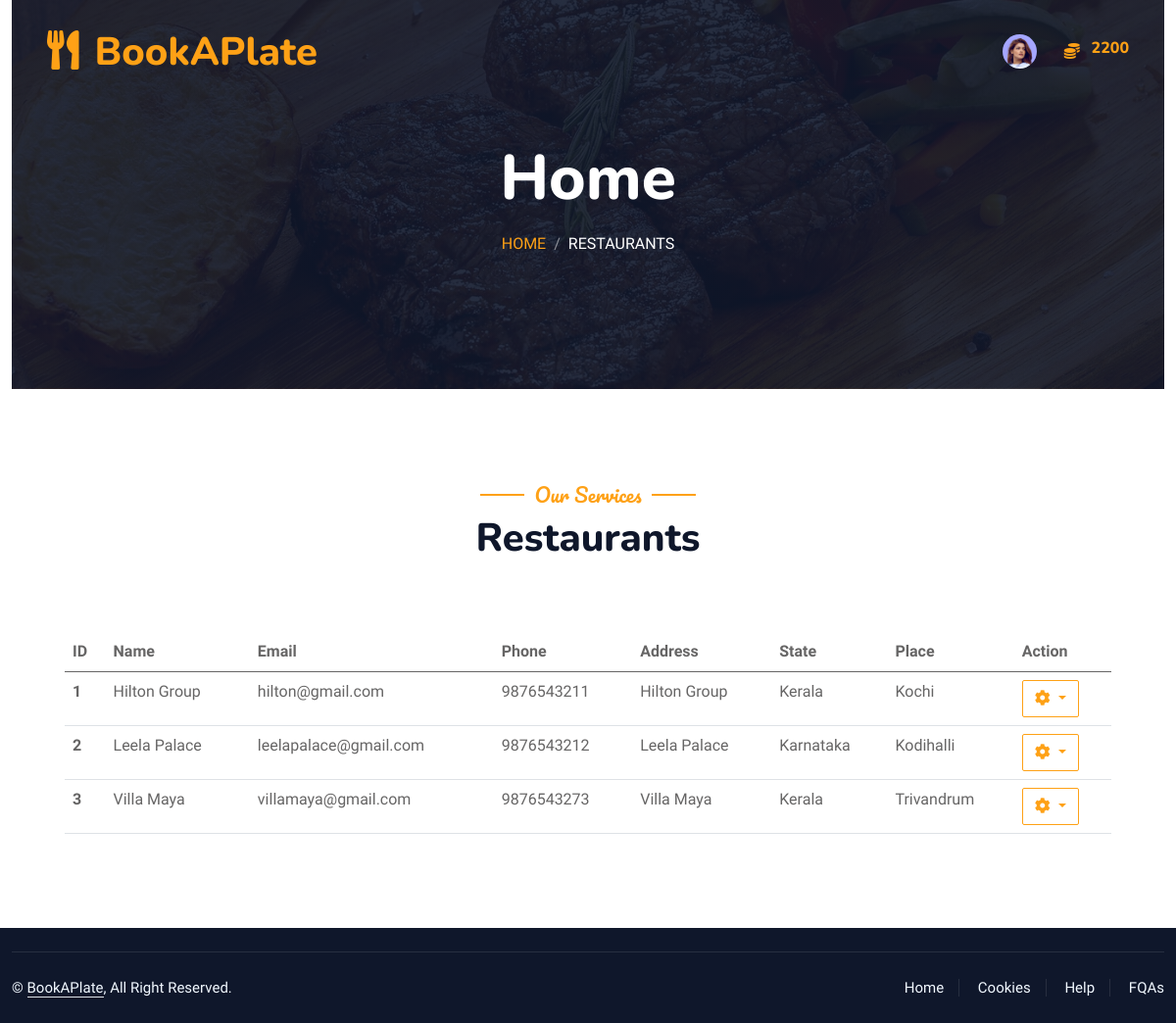
Page /customer_user/restaurants/ (signed in) on the committed database.
### admin_workbench/models.py (models this page shows)
class Customer(models.Model):
    customer_id = models.AutoField(primary_key=True)
    phone = models.CharField(max_length=13, unique=True)
    address = models.CharField(max_length=100)
    place = models.CharField(max_length=100)
    STATES_CHOICES = [
    ('','Select State'),
    ('Andhra Pradesh', 'Andhra Pradesh'),
    ('Arunachal Pradesh', 'Arunachal Pradesh'),
    ('Assam', 'Assam'),
    ('Bihar', 'Bihar'),
    ('Chhattisgarh', 'Chhattisgarh'),
    ('Goa', 'Goa'),
    ('Gujarat', 'Gujarat'),
    ('Haryana', 'Haryana'),
    ('Himachal Pradesh', 'Himachal Pradesh'),
    ('Jharkhand', 'Jharkhand'),
    ('Karnataka', 'Karnataka'),
    ('Kerala', 'Kerala'),
    ('Madhya Pradesh', 'Madhya Pradesh'),
    ('Maharashtra', 'Maharashtra'),
    ('Manipur', 'Manipur'),
    ('Meghalaya', 'Meghalaya'),
    ('Mizoram', 'Mizoram'),
    ('Nagaland', 'Nagaland'),
    ('Odisha', 'Odisha'),
    ('Punjab', 'Punjab'),
    ('Rajasthan', 'Rajasthan'),
    ('Sikkim', 'Sikkim'),
    ('Tamil Nadu', 'Tamil Nadu'),
    ('Telangana', 'Telangana'),
    ('Tripura', 'Tripura'),
    ('Uttar Pradesh', 'Uttar Pradesh'),
    ('Uttarakhand', 'Uttarakhand'),
    ('West Bengal', 'West Bengal')
]
    state = models.CharField(max_length=100, choices=STATES_CHOICES,default='Kerala')
    status = models.CharField(max_length=10, default='Active')
    profile_photo = models.ImageField(upload_to='profile_pictures/', null=True)
    id_proof = models.ImageField(upload_to='customer_identifier/', null=True)
    user = models.OneToOneField(User, on_delete=models.CASCADE)

class Coins(models.Model):
    coin_id = models.AutoField(primary_key=True)
    coin_quantity = models.IntegerField(default= 2000)
    user = models.ForeignKey(Customer,on_delete=models.CASCADE)

class Restaurant(models.Model):
    restaurant_id = models.AutoField(primary_key=True)
    phone = models.CharField(max_length=13, unique=True)
    address = models.CharField(max_length=100)
    place = models.CharField(max_length=100)
    STATES_CHOICES = [
    ('','Select State'),
    ('Andhra Pradesh', 'Andhra Pradesh'),
    ('Arunachal Pradesh', 'Arunachal Pradesh'),
    ('Assam', 'Assam'),
    ('Bihar', 'Bihar'),
    ('Chhattisgarh', 'Chhattisgarh'),
    ('Goa', 'Goa'),
    ('Gujarat', 'Gujarat'),
    ('Haryana', 'Haryana'),
    ('Himachal Pradesh', 'Himachal Pradesh'),
    ('Jharkhand', 'Jharkhand'),
    ('Karnataka', 'Karnataka'),
    ('Kerala', 'Kerala'),
    ('Madhya Pradesh', 'Madhya Pradesh'),
    ('Maharashtra', 'Maharashtra'),
    ('Manipur', 'Manipur'),
    ('Meghalaya', 'Meghalaya'),
    ('Mizoram', 'Mizoram'),
    ('Nagaland', 'Nagaland'),
    ('Odisha', 'Odisha'),
    ('Punjab', 'Punjab'),
    ('Rajasthan', 'Rajasthan'),
    ('Sikkim', 'Sikkim'),
    ('Tamil Nadu', 'Tamil Nadu'),
    ('Telangana', 'Telangana'),
    ('Tripura', 'Tripura'),
    ('Uttar Pradesh', 'Uttar Pradesh'),
    ('Uttarakhand', 'Uttarakhand'),
    ('West Bengal', 'West Bengal')
]
    state = models.CharField(max_length=100, choices=STATES_CHOICES, default='Kerala')
    status = models.CharField(max_length=10, default='Inactive')
    profile_photo = models.ImageField(upload_to='restaurant_profile/', null=True)
    pancard = models.ImageField(upload_to='business_pan/', null=True)
    description = models.TextField()
    fssai_registration_number = models.DecimalField(max_digits=14, unique=True, decimal_places=0)
    license_number = models.CharField(max_length=100, unique=True)
    user = models.OneToOneField(User, on_delete=models.CASCADE)

### customer/views.py (the view)
# urls.py: path('restaurants/', RestaurantListView, name='restaurants'),
@login_required
def RestaurantListView(request):
    logged_user, customer, coins = get_customer_and_coins(request)
    restaurants = Restaurant.objects.filter(status='Active')
    context = {
        'logged_user': logged_user,
        'customer': customer,
        'restaurants': restaurants,
        'coins': coins,
    }
    return render(request, 'customer/restaurants.html', context)

### customer/views.py (called while the page is built)
@login_required
def get_customer_and_coins(request):
    logged_user = request.user
    customer = get_object_or_404(Customer, user=logged_user)
    coins = get_object_or_404(Coins, user=customer)
    return logged_user, customer, coins

### customer/templates/customer/restaurants.html (shortened to what this page needs)
{% extends 'customer/base.html'%} {% load static %}  {% block content %}
<div class="container-xxl position-relative p-0">
  <div class="container-xxl py-5 bg-dark hero-header mb-5">
    <div class="container text-center my-5 pt-5 pb-4">
      <h1 class="display-3 text-white mb-3 animated slideInDown">Home</h1>
      <nav aria-label="breadcrumb">
        <ol class="breadcrumb justify-content-center text-uppercase">
          <li class="breadcrumb-item"><a href="#">Home</a></li>
          <li class="breadcrumb-item text-white active" aria-current="page">
            Restaurants
          </li>
        </ol>
      </nav>
    </div>
  </div>
</div>
<div class="container-xxl py-5">
  <div class="container">
    <div class="text-center wow fadeInUp" data-wow-delay="0.1s">
      <h5 class="section-title ff-secondary text-center text-primary fw-normal">
        Our Services
      </h5>
      <h1 class="mb-5">Restaurants</h1>
    </div>
    <div class="row g-4">
      <div class="col-lg-12 col-sm-12 wow fadeInUp" data-wow-delay="0.1s">
        <div class="p-4">
          <div class="table-responsive-sm">
            <table class="table">
              <thead>
                <tr>
                  <th scope="col">ID</th>
                  <th scope="col">Name</th>
                  <th scope="col">Email</th>
                  <th scope="col">Phone</th>
                  <th scope="col">Address</th>
                  <th scope="col">State</th>
                  <th scope="col">Place</th>
                  <th scope="col">Action</th>
                </tr>
              </thead>
              <tbody>
                {% if restaurants %} {% for restaurant in restaurants %}
                <tr>
                  <th scope="row">{{ restaurant.restaurant_id }}</th>
                  <td>
                    {{restaurant.user.first_name}}&nbsp;{{restaurant.user.last_name}}
                  </td>
                  <td>{{restaurant.user.email}}</td>
                  <td>{{restaurant.phone}}</td>
                  <td>{{restaurant.address}}</td>
                  <td>{{restaurant.state}}</td>
                  <td>{{restaurant.place}}</td>
                  <td>
                    <div class="btn-group">
                      <button
                        type="button"
                        class="btn btn-outline-primary dropdown-toggle"
                        data-bs-toggle="dropdown"
                        aria-expanded="false"
                      >
                        <i class="fa fa-cog"></i>
                      </button>
                    </div>
                  </td>
                </tr>
                {% endfor %} {% else %}
                <tr>
                  <th scope="row" colspan="8" class="text-center">
                    <p>No records to display</p>
                  </th>
                </tr>
                {% endif %}
              </tbody>
            </table>
          </div>
        </div>
      </div>
    </div>
  </div>
</div>
{% endblock %}

### customer/templates/customer/base.html (shortened to what this page needs)
{% load static %}
<!DOCTYPE html>
<html lang="en">
  <head>
    <link
      href="https://cdnjs.cloudflare.com/ajax/libs/font-awesome/5.10.0/css/all.min.css"
      rel="stylesheet"
    />
    <link
      href="https://cdn.jsdelivr.net/npm/bootstrap-icons@1.4.1/font/bootstrap-icons.css"
      rel="stylesheet"
    />
    <link
      href="{% static 'book_a_plate/lib/animate/animate.min.css' %}"
      rel="stylesheet"
    />
    <link
      href="{% static 'book_a_plate/lib/owlcarousel/assets/owl.carousel.min.css' %}"
      rel="stylesheet"
    />
    <link
      href="{% static 'book_a_plate/lib/tempusdominus/css/tempusdominus-bootstrap-4.min.css' %}"
      rel="stylesheet"
    />
    <link
      href="{% static 'book_a_plate/css/bootstrap.min.css' %}"
      rel="stylesheet"
    />
    <link href="{% static 'book_a_plate/css/style.css' %}" rel="stylesheet" />
  </head>
  <body>
    <div class="container-xxl bg-white p-0">
      <div class="container-xxl position-relative p-0">
        <nav
          class="navbar navbar-expand-lg navbar-dark bg-dark px-4 px-lg-5 py-3 py-lg-0"
        >
          <a href="#" class="navbar-brand p-0">
            <h1 class="text-primary m-0">
              <i class="fa fa-utensils me-3"></i>BookAPlate
            </h1>
          </a>
          <div
            class="collapse navbar-collapse justify-content-end px-0"
            id="navbarNav"
          >
            <ul
              class="navbar-nav flex-row ms-auto align-items-center justify-content-end"
            >
              <li class="nav-item dropdown">
                <a
                  class="nav-link nav-icon-hover"
                  href="javascript:void(0)"
                  id="drop2"
                  data-bs-toggle="dropdown"
                  aria-expanded="false"
                >
                  {% if logged_user.is_authenticated and customer.profile_photo.url %}
                  <img
                    src="{{customer.profile_photo.url}}"
                    alt=""
                    width="35"
                    height="35"
                    class="rounded-circle"
                  />
                  {% else %}
                  <i class="fa fa-list"></i>
                  {% endif %}
                </a>
              </li>
              <li class="nav-item">
                <span>&nbsp;&nbsp;&nbsp;&nbsp;&nbsp;&nbsp;</span>
                <label class="text-primary">
                  <i class="fa fa-coins"></i>
                </label>
                <span>&nbsp;&nbsp;</span>
              </li>
              <li class="nav-item">
                <label class="text-primary">
                  <h6 class="text-primary">{{coins.coin_quantity}}</h6>
                </label>
              </li>
            </ul>
          </div>
        </nav>
      </div>
      <div class="container-fluid">{% block content %} {% endblock %}</div>
      <div
        class="container-fluid bg-dark text-light footer pt-4 mt-2 wow fadeIn"
        data-wow-delay="0.1s"
      >
        <div class="copyright">
          <div class="row">
            <div class="col-md-6 text-center text-md-start mb-3 mb-md-0">
              &copy; <a class="border-bottom" href="#">BookAPlate</a>, All Right
              Reserved.
            </div>
            <div class="col-md-6 text-center text-md-end">
              <div class="footer-menu">
                <a href="#">Home</a>
                <a href="#">Cookies</a>
                <a href="#">Help</a>
                <a href="#">FQAs</a>
              </div>
            </div>
          </div>
        </div>
      </div>
    </div>
  </body>
</html>

### static/book_a_plate/css/style.css (style rules this page uses)
:root { --primary: #FEA116; --light: #F1F8FF; --dark: #0F172B; }
.ff-secondary { font-family: 'Pacifico', cursive; }
.btn { font-family: 'Nunito', sans-serif; font-weight: 500; text-transform: uppercase; transition: .5s; }
.navbar-dark .navbar-nav .nav-link { position: relative; margin-left: 25px; padding: 35px 0; font-size: 15px; color: var(--light) !important; text-transform: uppercase; font-weight: 500; outline: none; transition: .5s; }
@media (min-width: 992px) { .navbar-dark { position: absolute; width: 100%; top: 0; left: 0; z-index: 999; background: transparent !important; } }
.hero-header { background: linear-gradient(rgba(15, 23, 43, .9), rgba(15, 23, 43, .9)), url(../img/bg-hero.jpg); background-position: center center; background-repeat: no-repeat; background-size: cover; }
.breadcrumb-item + .breadcrumb-item::before { color: rgba(255, 255, 255, .5); }
.section-title { position: relative; display: inline-block; }
.section-title::before { position: absolute; content: ""; width: 45px; height: 2px; top: 50%; left: -55px; margin-top: -1px; background: var(--primary); }
.section-title::after { position: absolute; content: ""; width: 45px; height: 2px; top: 50%; right: -55px; margin-top: -1px; background: var(--primary); }
.footer .copyright { padding: 25px 0; font-size: 15px; border-top: 1px solid rgba(256, 256, 256, .1); }
.footer .copyright a { color: var(--light); }
.footer .footer-menu a { margin-right: 15px; padding-right: 15px; border-right: 1px solid rgba(255, 255, 255, .1); }
.footer .footer-menu a:last-child { margin-right: 0; padding-right: 0; border-right: none; }

### rows in the picture
Customer: profile_photo (picture)
Coins: coin_quantity "2200"
Restaurant: restaurant_id "1", user.first_name "Hilton Group", user.email "hilton@gmail.com", phone "9876543211", address "Hilton Group", state "Kerala", place "Kochi"
Restaurant: restaurant_id "2", user.first_name "Leela Palace", user.email "leelapalace@gmail.com", phone "9876543212", address "Leela Palace", state "Karnataka", place "Kodihalli"
Restaurant: restaurant_id "3", user.first_name "Villa Maya", user.email "villamaya@gmail.com", phone "9876543273", address "Villa Maya", state "Kerala", place "Trivandrum"
